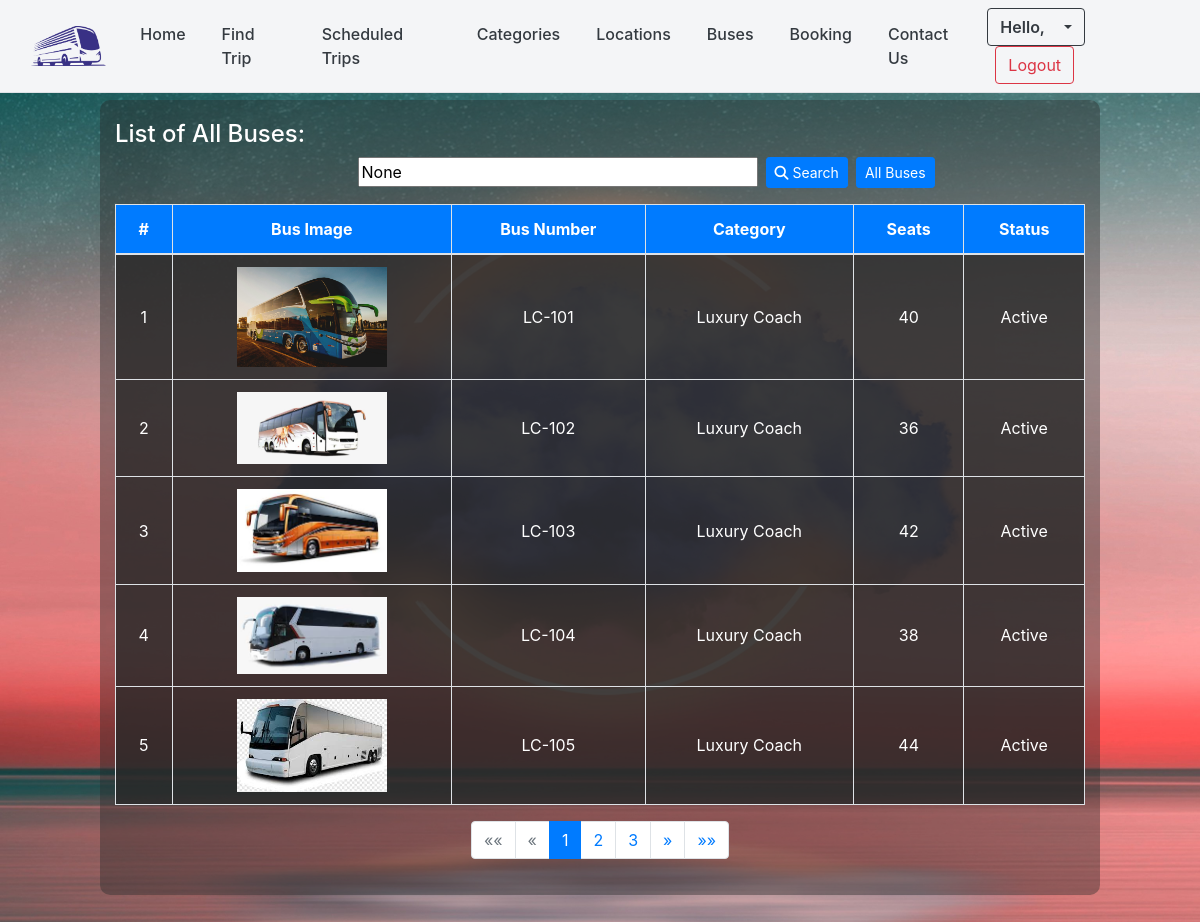
The app's page /buses/list (signed in) with its own data.
### reservationApp/models.py (models this page shows, shortened)
class Bus(models.Model):
    category = models.ForeignKey(Category,on_delete=models.CASCADE, blank= True, null = True)
    bus_number = models.CharField(max_length=250)
    seats = models.IntegerField()
    status = models.CharField(max_length=2, choices=(('1','Active'),('2','Inactive')), default=1)
    date_created = models.DateTimeField(default=timezone.now)
    date_updated = models.DateTimeField(auto_now=True)
    image = models.ImageField(upload_to='bus_images/', blank=True, null=True)

class Category(models.Model):
    name = models.CharField(max_length=250)
    description = models.TextField()
    status = models.CharField(max_length=2, choices=(('1','Active'),('2','Inactive')), default=1)
    date_created = models.DateTimeField(default=timezone.now)
    date_updated = models.DateTimeField(auto_now=True)

### reservationApp/views.py (the view)
# urls.py: path('buses/list', views.all_buses, name='all-buses'),
@login_required
def all_buses(request):
    query = request.GET.get('q')
    if query:
        buses_list = Bus.objects.filter(
            Q(bus_number__icontains=query) | Q(category__name__icontains=query)
        )
    else:
        buses_list = Bus.objects.all()
    paginator = Paginator(buses_list, 5)
    page_number = request.GET.get('page')
    buses = paginator.get_page(page_number)
    return render(request, 'reserve/bus_list.html', {'buses': buses, 'query': query})

### templates/reserve/bus_list.html (shortened to what this page needs)
<!DOCTYPE html>
{% load static %}
<html lang="en">
<head>
    {% include 'cdnlines.html' %}
</head>
<body>
    {% include 'navbar.html' %}
    <div class="container-fluid data">
        <div class="row">
            <div class="offset-md-1 col-md-10 tdata">
                <h4 class="text-white">List of All Buses:</h4>
                <div class="offset-md-3 ">
                    <form method="GET" action="{% url 'all-buses' %}" class="form-inline mb-3">
                        <input type="text" name="q" class="mr-2 search-input" placeholder="Search by bus number or category" value="{{ query }}">
                        <button type="submit" class="btn btn-sm btn-primary"><i class="fa-solid fa-magnifying-glass"></i> Search</button>
                        <a href="{% url 'all-buses' %}" class="btn btn-sm btn-primary ml-2">All Buses</a>
                    </form>
                </div>
                {% if buses %}
                <table class="table table-bordered text-white text-center">
                    <thead class="bg-primary">
                        <tr>
                            <th>#</th>
                            <th>Bus Image</th>
                            <th>Bus Number</th>
                            <th>Category</th>
                            <th>Seats</th>
                            <th>Status</th>
                        </tr>
                    </thead>
                    <tbody>
                        {% for bus in buses %}
                        <tr>
                            <td>{{ bus.id }}</td>
                            <td>
                                {% if bus.image %}
                                <img src="{{ bus.image.url }}" alt="{{ bus.bus_number }}" class="bus-image">
                                {% else %}
                                No Image
                                {% endif %}
                            </td>
                            <td>{{ bus.bus_number }}</td>
                            <td>{{ bus.category.name }}</td>
                            <td>{{ bus.seats }}</td>
                            {% if bus.status == '1' %}
                            <td>Active</td>
                            {% else %}
                            <td>Inactive</td>
                            {% endif %}
                        </tr>
                        {% endfor %}
                    </tbody>
                </table>
                {% endif %}
                <nav aria-label="Page navigation example">
                    <ul class="pagination justify-content-center">
                        {% if buses.has_previous %}
                        <li class="page-item">
                            <a class="page-link" href="?page=1{% if query %}&q={{ query }}{% endif %}" aria-label="First">
                                <span aria-hidden="true">&laquo;&laquo;</span>
                                <span class="sr-only">First</span>
                            </a>
                        </li>
                        <li class="page-item">
                            <a class="page-link" href="?page={{ buses.previous_page_number }}{% if query %}&q={{ query }}{% endif %}" aria-label="Previous">
                                <span aria-hidden="true">&laquo;</span>
                                <span class="sr-only">Previous</span>
                            </a>
                        </li>
                        {% else %}
                        <li class="page-item disabled">
                            <span class="page-link">&laquo;&laquo;</span>
                        </li>
                        <li class="page-item disabled">
                            <span class="page-link">&laquo;</span>
                        </li>
                        {% endif %}
                        {% for num in buses.paginator.page_range %}
                            {% if buses.number == num %}
                            <li class="page-item active"><span class="page-link">{{ num }}</span></li>
                            {% elif num > buses.number|add:-3 and num < buses.number|add:3 %}
                            <li class="page-item"><a class="page-link" href="?page={{ num }}{% if query %}&q={{ query }}{% endif %}">{{ num }}</a></li>
                            {% endif %}
                        {% endfor %}
                        {% if buses.has_next %}
                        <li class="page-item">
                            <a class="page-link" href="?page={{ buses.next_page_number }}{% if query %}&q={{ query }}{% endif %}" aria-label="Next">
                                <span aria-hidden="true">&raquo;</span>
                            </a>
                        </li>
                        <li class="page-item">
                            <a class="page-link" href="?page={{ buses.paginator.num_pages }}{% if query %}&q={{ query }}{% endif %}" aria-label="Last">
                                <span aria-hidden="true">&raquo;&raquo;</span>
                            </a>
                        </li>
                        {% endif %}
                    </ul>
                </nav>
            </div>
        </div>
    </div>
</body>
</html>

### templates/cdnlines.html (shortened to what this page needs)
<link rel="stylesheet" href="https://cdn.jsdelivr.net/npm/bootstrap@4.6.2/dist/css/bootstrap.min.css">
<link rel="stylesheet" href="https://cdnjs.cloudflare.com/ajax/libs/font-awesome/6.5.2/css/all.min.css" />

### templates/navbar.html (shortened to what this page needs)
{% load static %}
<!DOCTYPE html>
<html lang="en">
<head>
    <link rel="stylesheet" href="https://cdn.jsdelivr.net/npm/bootstrap@4.6.2/dist/css/bootstrap.min.css">
    <link rel="stylesheet" href="https://cdnjs.cloudflare.com/ajax/libs/font-awesome/6.5.2/css/all.min.css" />
</head>
<body>
    <nav class="navbar navbar-expand-lg navbar-custom fixed-top">
        <div class="container-fluid">
            <a class="navbar-brand" href="">
                <img src="{% static 'images/logo.png' %}" alt="Logo" class="logo">
            </a>
            <div class="collapse navbar-collapse" id="navbarSupportedContent">
                <ul class="navbar-nav mr-auto">
                    <li class="nav-item">
                        <a class="nav-link" href="{% url 'home' %}">Home</a>
                    </li>
                    <li class="nav-item">
                        <a class="nav-link" href="{% url 'find-trips' %}">Find Trip</a>
                    </li>
                    <li class="nav-item">
                        <a class="nav-link" href="{% url 'schedule-list' %}">Scheduled Trips</a>
                    </li>
                    {% if user.is_authenticated %}
                        <li class="nav-item">
                            <a class="nav-link" href="{% url 'all-categories' %}">Categories</a>
                        </li>
                        <li class="nav-item">
                            <a class="nav-link" href="{% url 'all-locations' %}">Locations</a>
                        </li>
                        <li class="nav-item">
                            <a class="nav-link" href="{% url 'all-buses' %}">Buses</a>
                        </li>
                        <li class="nav-item">
                            <a class="nav-link" href="{% url 'user-bookings' %}">Booking</a>
                        </li>
                    {% endif %}
                    <li class="nav-item">
                        <a class="nav-link" href="{% url 'contact-us' %}">Contact Us</a>
                    </li>
                </ul>
                <div class="form-inline my-2 my-lg-0">
                    {% if user.is_authenticated %}
                        <div class="dropdown">
                            <button class="btn btn-outline-dark dropdown-toggle" type="button" id="userDropdown" data-toggle="dropdown" aria-haspopup="true" aria-expanded="false">
                                <span class="user-greeting">Hello, {{ user.first_name }}</span>
                            </button>
                        </div>
                        <a href="{% url 'logout' %}" class="btn btn-md btn-outline-danger ml-2">Logout</a>
                    {% else %}
                        <a class="btn btn-outline-success mr-2" href="{% url 'login' %}">Login</a>
                        <a class="btn btn-primary" href="{% url 'signup' %}">Sign Up</a>
                    {% endif %}
                </div>
            </div>
        </div>
    </nav>
</body>
</html>

### templates/navbar.html (style rules this page uses)
.navbar-custom { background-color: #f4f5f7; border-bottom: 1px solid #dee2e6; }
.nav-item { margin: 0 10px; }
.nav-link { color: #343a40; font-weight: 500; padding: 10px 15px; transition: background-color 0.3s, color 0.3s; }
.btn-primary { background-color: #007bff; border-color: #007bff; }
.user-greeting { font-size: 1rem; margin-right: 10px; font-weight: 600; }
.dropdown-toggle::after { margin-left: 5px; }

### records on screen
Bus: id "1", image (picture), bus_number "LC-101", category.name "Luxury Coach", seats "40", status "Active"
Bus: id "2", image (picture), bus_number "LC-102", category.name "Luxury Coach", seats "36", status "Active"
Bus: id "3", image (picture), bus_number "LC-103", category.name "Luxury Coach", seats "42", status "Active"
Bus: id "4", image (picture), bus_number "LC-104", category.name "Luxury Coach", seats "38", status "Active"
Bus: id "5", image (picture), bus_number "LC-105", category.name "Luxury Coach", seats "44", status "Active"

### other values on screen
{{ num }} "1"
{{ num }} "2" "3"
